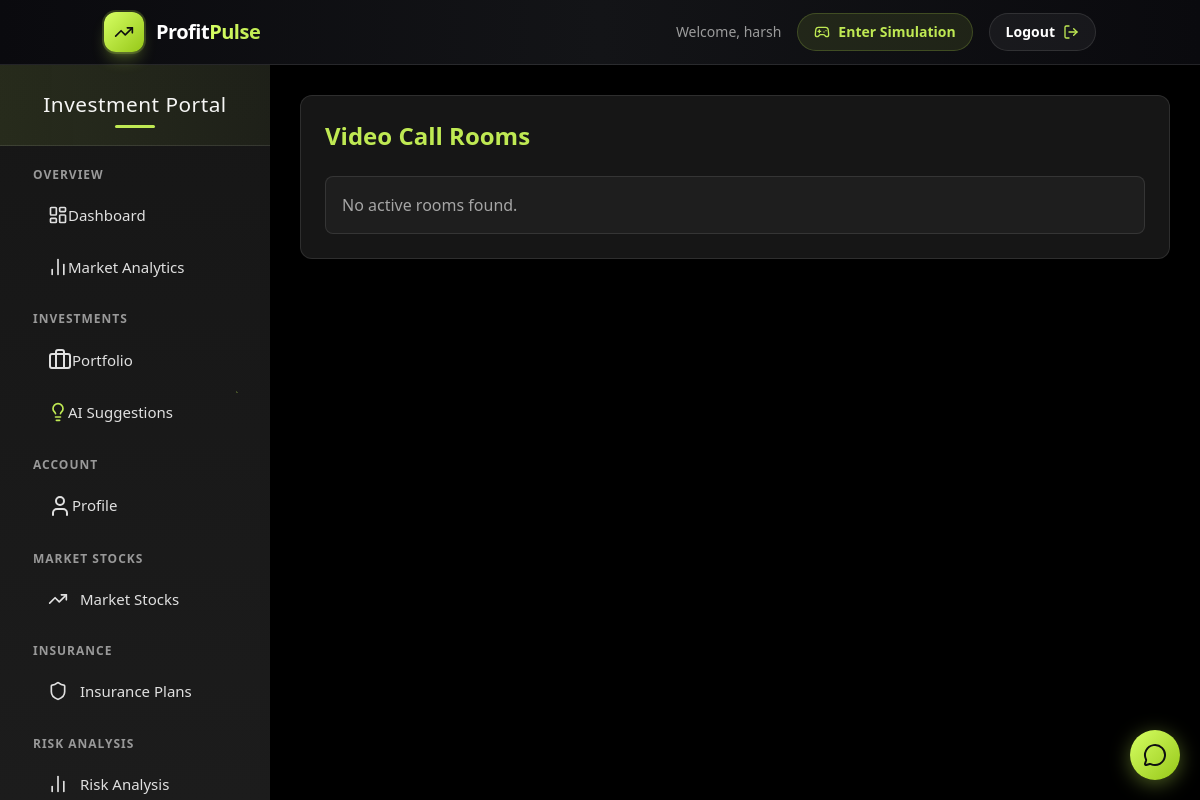
Page /videocall/ (signed in) on the earlier database version.
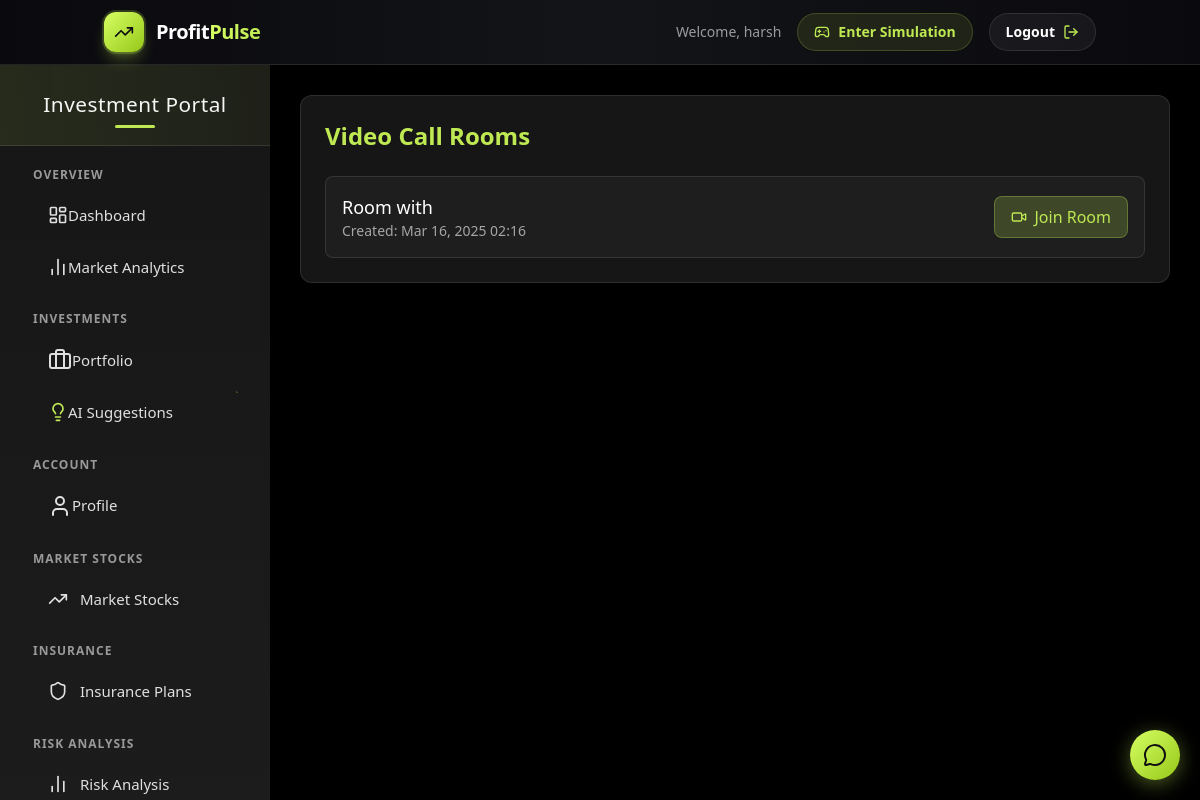
Same page on the later database version.
### videocall/models.py (models this page shows, shortened)
class Room(models.Model):
    room_id = models.UUIDField(primary_key=True, default=uuid.uuid4, editable=False)
    name = models.CharField(max_length=100, default="Video Call Room")
    creator = models.ForeignKey(User, on_delete=models.CASCADE, related_name='created_rooms')
    created_at = models.DateTimeField(auto_now_add=True)

### videocall/views.py (the view)
# urls.py: path('', views.room_list, name='room_list'),
@login_required
def room_list(request):
    rooms = Room.objects.filter(creator=request.user).order_by('-created_at')
    return render(request, 'videocall/room_list.html', {'rooms': rooms})

### videocall/templates/videocall/room_list.html (shortened to what this page needs)
{% extends 'User/base.html' %}
{% block content %}
<div class="bg-[#161616] rounded-xl p-6 shadow-lg border border-white/10">
    <h2 class="text-2xl font-bold mb-6 text-[#BFE953]">Video Call Rooms</h2>
    <div class="space-y-4">
        {% if user.instructorprofile %}
            {% for room in rooms %}
                <div class="bg-[#1E1E1E] border border-white/10 rounded-lg p-4 flex justify-between items-center">
                    <div>
                        <h5 class="text-lg font-medium text-white">Room with {{ room.student.username }}</h5>
                        <p class="text-sm text-white/60">Created: {{ room.created_at|date:"M d, Y H:i" }}</p>
                    </div>
                    <a href="{% url 'videocall:join_room' room_id=room.room_id %}" class="inline-flex items-center gap-2 bg-[#BFE953]/20 text-[#BFE953] font-medium py-2 px-4 rounded-lg border border-[#BFE953]/30 hover:bg-[#BFE953]/30 transition-all">
                        <i data-lucide="video" class="h-4 w-4"></i>
                        Join Room
                    </a>
                </div>
            {% empty %}
                <div class="bg-[#1E1E1E] border border-white/10 rounded-lg p-4 text-white/60">
                    <p>No active rooms found.</p>
                </div>
            {% endfor %}
        {% else %}
            {% for room in rooms %}
                <div class="bg-[#1E1E1E] border border-white/10 rounded-lg p-4 flex justify-between items-center">
                    <div>
                        <h5 class="text-lg font-medium text-white">Room with {{ room.instructor.username }}</h5>
                        <p class="text-sm text-white/60">Created: {{ room.created_at|date:"M d, Y H:i" }}</p>
                    </div>
                    <a href="{% url 'videocall:join_room' room_id=room.room_id %}" class="inline-flex items-center gap-2 bg-[#BFE953]/20 text-[#BFE953] font-medium py-2 px-4 rounded-lg border border-[#BFE953]/30 hover:bg-[#BFE953]/30 transition-all">
                        <i data-lucide="video" class="h-4 w-4"></i>
                        Join Room
                    </a>
                </div>
            {% empty %}
                <div class="bg-[#1E1E1E] border border-white/10 rounded-lg p-4 text-white/60">
                    <p>No active rooms found.</p>
                </div>
            {% endfor %}
        {% endif %}
    </div>
</div>
{% endblock %}

Differences in the rows shown:
added Room: created_at "Mar 16, 2025 02:16"
Other differences:
text no longer shown: "No active rooms found."
